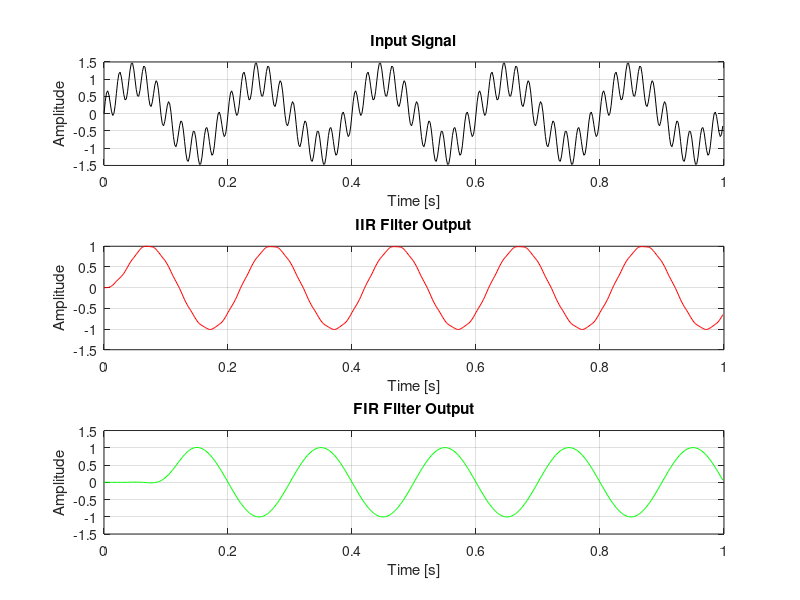

Recreate this plot in MATLAB. (Note: this script raises an error after producing the figure.)
%% Ex1.m - Low-Pass Filter Comparison: IIR Butterworth vs. FIR Hamming
% Author: Nariman Ziaie
% Date  : June 2024

% Define the sampling frequency and time vector
fs = 500; % Sampling frequency in Hz
t = 0:1/fs:1-1/fs; % Time vector from 0 to 1 second with a step of 1/fs.

% Create a sample input signal
% Combination of two sine waves with frequencies 5 Hz and 50 Hz.
input_signal = sin(2*pi*5*t) + 0.5*sin(2*pi*50*t);

% Design an IIR Butterworth filter
order = 4; % A 4th-order Butterworth low-pass filter
cutoff = 20; % Cutoff frequency of 20 Hz
[b_iir, a_iir] = butter(order, cutoff/(fs/2), 'low');

% Apply the IIR filter to the input signal
iir_output = filter(b_iir, a_iir, input_signal);

% Design an FIR filter using the Hamming window method
numtaps = 101; % Number of taps in FIR filter
b_fir = fir1(numtaps-1, cutoff/(fs/2), 'low', hamming(numtaps));

% Apply the FIR filter to the input signal
fir_output = filter(b_fir, 1, input_signal);

% Plot the input and output signals in separate subplots
figure;

% Input signal
subplot(3, 1, 1);
plot(t, input_signal, 'k', 'DisplayName', 'Input Signal'); % Input signal in black
title('Input Signal');
xlabel('Time [s]');
ylabel('Amplitude');
grid on;

% IIR filter output
subplot(3, 1, 2);
plot(t, iir_output, 'r', 'DisplayName', 'IIR Filter Output'); % IIR output in red
title('IIR Filter Output');
xlabel('Time [s]');
ylabel('Amplitude');
grid on;

% FIR filter output
subplot(3, 1, 3);
plot(t, fir_output, 'g', 'DisplayName', 'FIR Filter Output'); % FIR output in green
title('FIR Filter Output');
xlabel('Time [s]');
ylabel('Amplitude');
grid on;

% Adjust layout
sgtitle('Input Signal and Filter Outputs');
